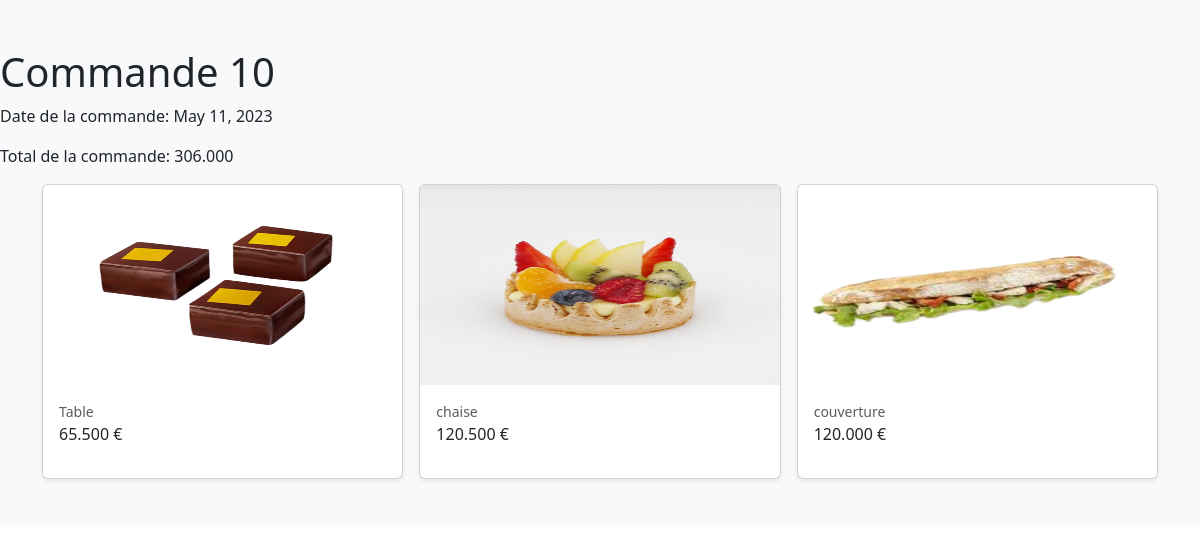
/magasin/detail_commande/10/, run on the app's committed database.
### magasin/models.py (models this page shows, shortened)
class Commande(models.Model):
    dateCde=models.DateField(null=True,default=date.today)
    totalCde=models.DecimalField(max_digits=10,decimal_places=3)
    produits=models.ManyToManyField('Produit')

class Produit(models.Model):
    TYPE_CHOICES=[('em','emballé'),('fr','Frais'),('cs','Conserve')]
    libellé=models.CharField(max_length =100)
    description=models.TextField(default='Non définie')
    prix=models.DecimalField(max_digits=10,decimal_places=3,default=0)
    type=models.CharField(max_length=2,choices=TYPE_CHOICES,default='em')
    img=models.ImageField(blank=True,upload_to='media/')
    categorie=models.ForeignKey('Categorie',on_delete=models.CASCADE,null=True)
    fournisseur=models.ForeignKey('Fournisseur',on_delete=models.CASCADE,null=True)

### magasin/views.py (the view)
# urls.py: path('detail_commande/<int:id>/',views.commande_detail,name="detailcomm"),
def commande_detail(request,id):
    commande = get_object_or_404(Commande, pk=id)
    context = {
        'commande': commande
    }
    return render(request, 'magasin/commande/commande_detail.html', context)

### magasin/templates/magasin/commande/commande_detail.html (shortened to what this page needs)
{% extends 'base.html' %}
{% load static%}
{% block content %}
<form method='POST' class="post-form">
<div class="album py-5 bg-light">
  <h1 class="commande-title">Commande {{ commande.id }}</h1>
  <p>Date de la commande: {{ commande.dateCde }}</p>
  <p class="commande-total">Total de la commande: {{ commande.totalCde }}</p>
  <div class="container">
    <div class="row row-cols-1 row-cols-sm-2 row-cols-md-3 g-3">
      {% for produit in commande.produits.all %}
        <div class="col">
        <div class="card shadow-sm">
          <img src="{{ produit.img.url }}" alt="{{ produit.libellé }} image" class="card-img-top" height="200px"  width="200px">
          <div class="card-body">
            <figcaption class="figure-caption">
              {{ produit.libellé }}
               </figcaption>
               <p>{{ produit.prix }} € </p>
          </div>
        </div>
      </div>
      {% endfor %}
    </div>
  </div>
</div>
{% endblock %}

### templates/base.html (shortened to what this page needs)
{% load static %}
<!DOCTYPE html>
<html>
<head>
{% block styles %}
<link rel='stylesheet' type='text/css' media='screen'
href="https://cdn.jsdelivr.net/npm/bootstrap@5.3.0-alpha1/dist/css/bootstrap.min.css
">
<link rel='stylesheet' type='text/css' media='screen'
href="{% static 'css/base.css'%}">
 {% endblock %}
</head>
<body>
    {% block content %}{% endblock %}
    </body>
</html>

### data on the page
Commande: id "10", dateCde "May 11, 2023", totalCde "306.000"
Produit: img (picture), libellé "Table", prix "65.500"
Produit: img (picture), libellé "chaise", prix "120.500"
Produit: img (picture), libellé "couverture", prix "120.000"
